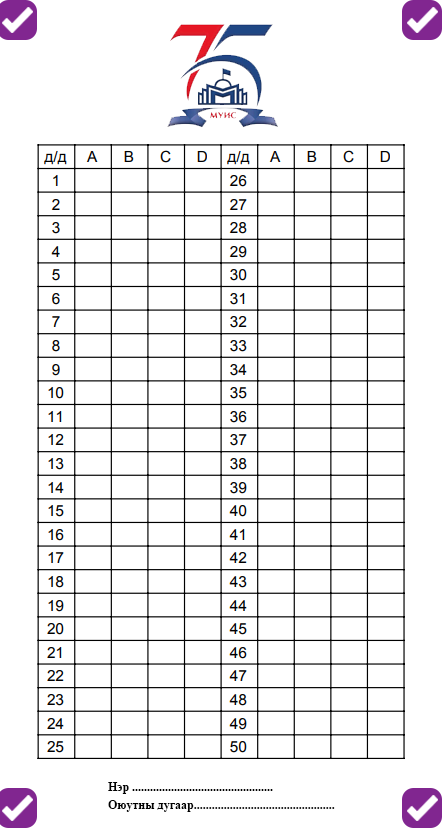
#> input picture orb/answer.png, 442 x 828 px
$ python feature_diploma.py
#> lines starting #> are read from the running program, lines starting #| are printed output that depends on the picture
import numpy as np
import cv2
import matplotlib.pyplot as plt
img1 = cv2.imread('answer.png',0)          # queryImage
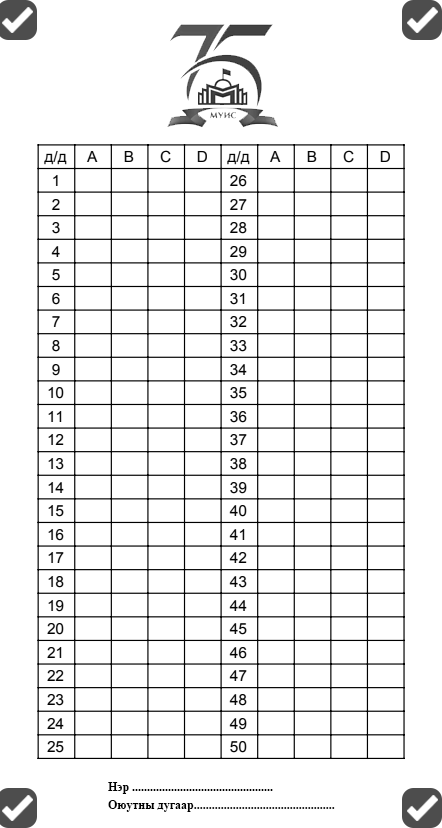
#> img1: shape (828, 442); min 0, max 255, mean 234.7
img2 = cv2.imread('main3.jpg',0) # trainImage
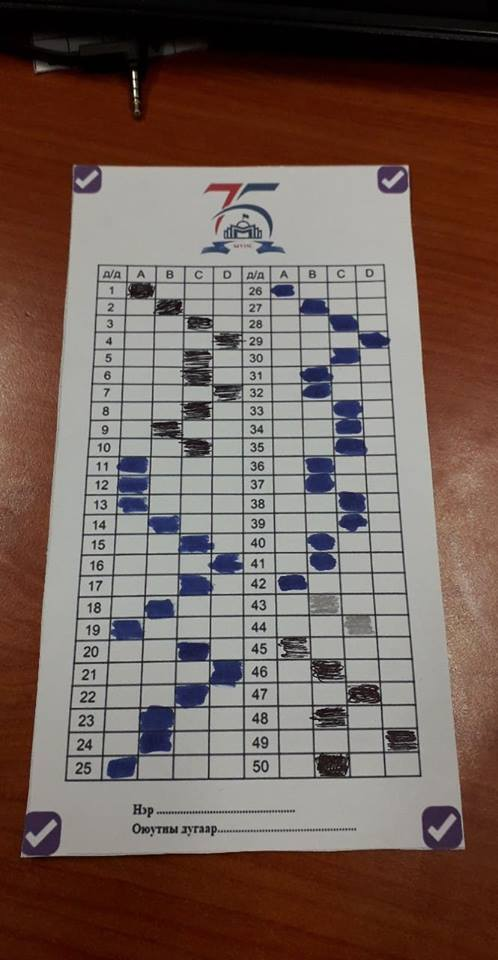
#> input picture orb/main3.jpg, 498 x 960 px
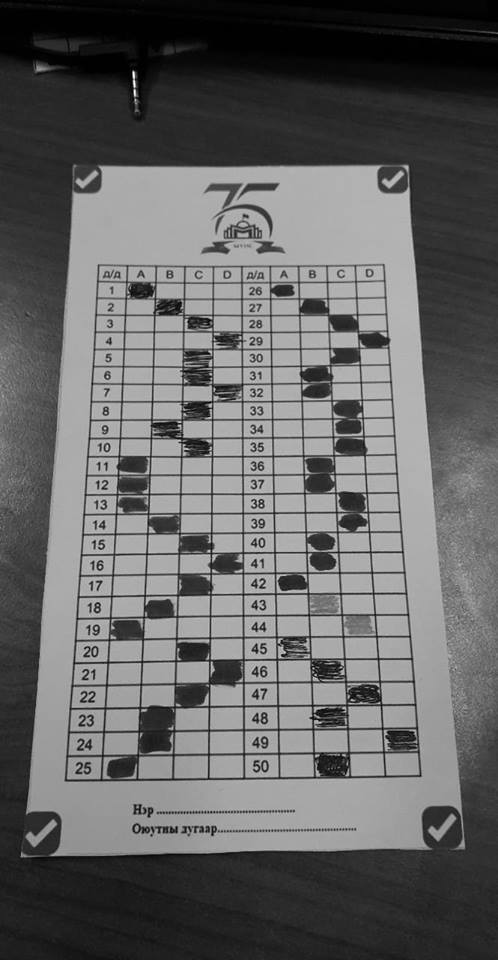
#> img2: shape (960, 498); min 0, max 255, mean 100.4
# Initiate ORB detector
orb = cv2.ORB_create()
# find the keypoints and descriptors with ORB
kp1, des1 = orb.detectAndCompute(img1,None)
#> kp1 = 500 keypoints; strongest (x, y, size): (57, 725, 31), (240, 627, 31), (235, 726, 31), (59, 576, 31)
kp2, des2 = orb.detectAndCompute(img2,None)
#> kp2 = 500 keypoints; strongest (x, y, size): (101, 546, 31), (261, 505, 31), (133, 72, 31), (97, 609, 31)
# create BFMatcher object
bf = cv2.BFMatcher(cv2.NORM_HAMMING, crossCheck=True)
# Match descriptors.
matches = bf.match(des1,des2)
#> matches = 148 matches
# Sort them in the order of their distance.
matches = sorted(matches, key = lambda x:x.distance)
good = []
#> (the run stopped early here; a loop or call above may not have finished)
